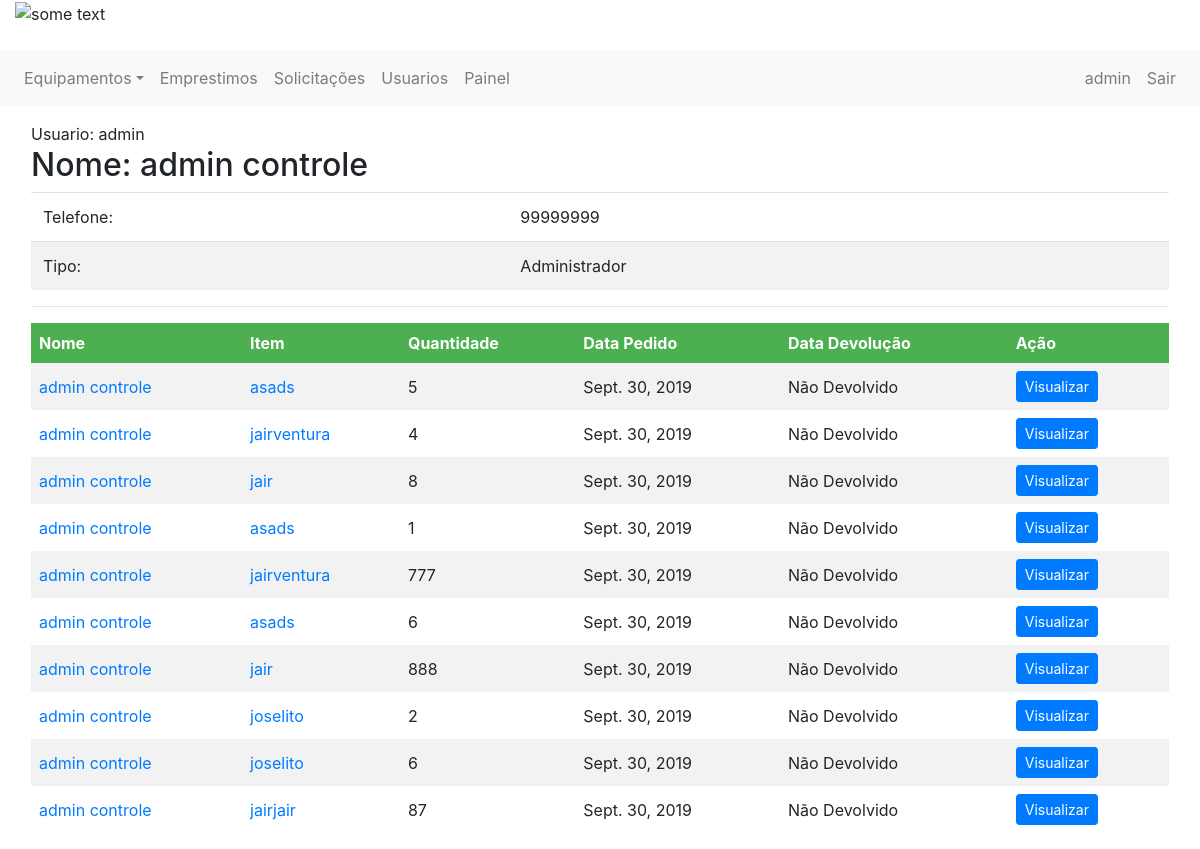
The app's page /usuario/1 (signed in), older data.
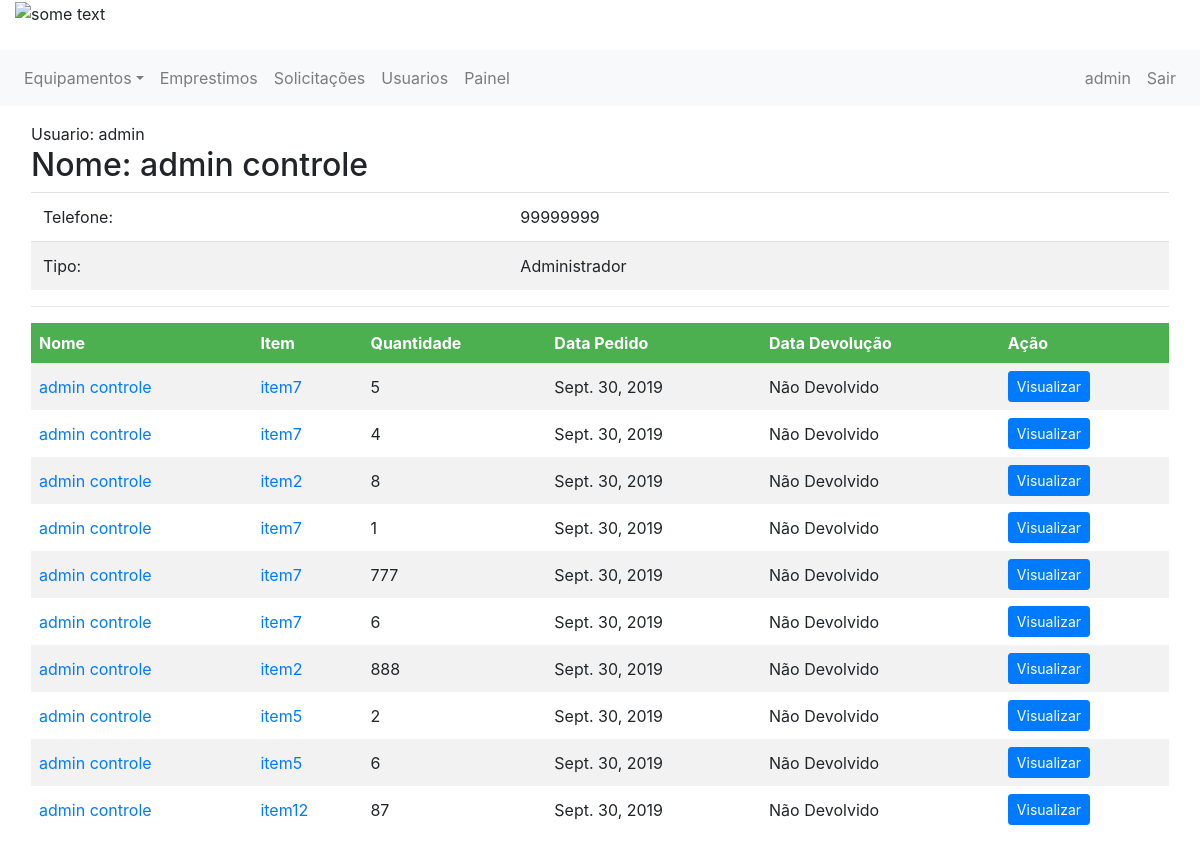
The same page, newer data.
### emprestimo/models.py (models this page shows)
class Emprestimo(models.Model):
    equipamento = models.ForeignKey(Item, on_delete=models.CASCADE, related_name='item_emprestimo')
    solicitante = models.ForeignKey(Usuario, on_delete=models.CASCADE, related_name='usuario_emprestimo')
    tipo = models.ForeignKey(TipoEstadoEmprestimo, on_delete=models.CASCADE, related_name='tipo_emprestimo')
    estado = models.BooleanField(default=0)
    descricao = models.CharField(max_length=255)
    quantidade = models.IntegerField()
    data_emprestimo = models.DateField(null=False)
    data_devolucao = models.DateField(null=True)
    mensagem_rejeitado = models.CharField(max_length=255, null=True)

### controle/models.py (models this page shows, shortened)
class Item(models.Model):
    nome = models.CharField(max_length=50)
    quantidade = models.IntegerField()
    tipo = models.ForeignKey(TipoEquipamento, on_delete=models.CASCADE)
    imagem = models.FileField(upload_to='documents/%Y/%m/%d', default='documents/1111/sem_foto.jpg')
    excluido = models.BooleanField(default=False)

class Usuario(models.Model):
    user = models.OneToOneField(User, related_name='profile', on_delete=models.CASCADE, null=True)
    telefone = models.IntegerField()
    tipo = models.ForeignKey(TipoUsuario, on_delete=models.CASCADE)

### usuarios/views.py (the view)
# urls.py: path('usuario/<int:usuario_id>', views.exibir_um_usuario, name='exibe_um_usuario'),
@login_required
def exibir_um_usuario(request, usuario_id):
    usuario = Usuario.objects.get(id=usuario_id)
    emprestimo = Emprestimo.objects.filter(solicitante=usuario_id).filter(tipo=2)
    return render(request, 'exibir.html', {'emprestimos': emprestimo, 'usuario': usuario,
                                           'user_logado': get_usuario_logado(request)})

### usuarios/views.py (called while the page is built)
def get_usuario_logado(request):
    return request.user

### usuarios/templates/exibir.html (shortened to what this page needs)
{% extends 'base.html' %}
{% block 'content' %}
   <div class="page-header">
    <span>Usuario: {{usuario.user.username}}</span>
    <h2>Nome: {{usuario.user.first_name}} {{ usuario.user.last_name }}</h2>
   </div>
    <table class="table">
        <tr>
            <td>Telefone:</td>
            <td>{{ usuario.telefone }}</td>
        </tr>
        <tr>
            <td>Tipo:</td>
            <td>{{usuario.tipo.nome}}</td>
        </tr>
    </table>
    <hr>
    <div style="overflow-y:auto; overflow-x:auto;">
    {% if emprestimos %}
      <table>
            <tr>
                <th >Nome</th>
                <th >Item</th>
                <th >Quantidade</th>
                <th >Data Pedido</th>
                <th >Data Devolução</th>
                <th >Ação</th>
            </tr>
          {% for emprestimo in emprestimos %}
              <tr>
                    <td> <a href="{% url 'exibe_um_usuario' emprestimo.solicitante.id %}"> {{emprestimo.solicitante.user.first_name }} {{emprestimo.solicitante.user.last_name}} </a> </td>
                  <td> <a href="{% url 'equipamento' emprestimo.equipamento.id %}">{{emprestimo.equipamento.nome}}</a></td>
                    <td>{{emprestimo.quantidade}}</td>
                    <td>{{emprestimo.data_emprestimo}}</td>
                    <td>{% if emprestimo.data_devolucao == none %}
                           Não Devolvido
                        {% else %}
                            {{emprestimo.data_devolucao}}
                        {% endif %} </td>
                    <td> <a class="btn btn-sm btn-primary" href="{% url 'exibir_detalhes_solicitacao' emprestimo.id %}" >Visualizar</a></td>
            </tr>
            {%endfor%}
      </table>
    {% else %}
        <p style="font-size: 20px; font-weight: bold; text-align:center">Não fez solicitações <br> :( </p>
    {% endif %}
  </div>
{% endblock %}

Row changes from the older to the newer data that the page shows:
changed through a linked row, Emprestimo (number 1 of 10 on the later page): equipamento.nome "asads" → "item7"
changed through a linked row, Emprestimo (number 2 of 10 on the later page): equipamento.nome "jairventura" → "item7"
changed through a linked row, Emprestimo (number 3 of 10 on the later page): equipamento.nome "jair" → "item2"
changed through a linked row, Emprestimo (number 4 of 10 on the later page): equipamento.nome "asads" → "item7"
changed through a linked row, Emprestimo (number 5 of 10 on the later page): equipamento.nome "jairventura" → "item7"
changed through a linked row, Emprestimo (number 6 of 10 on the later page): equipamento.nome "asads" → "item7"
changed through a linked row, Emprestimo (number 7 of 10 on the later page): equipamento.nome "jair" → "item2"
changed through a linked row, Emprestimo (number 8 of 10 on the later page): equipamento.nome "joselito" → "item5"
changed through a linked row, Emprestimo (number 9 of 10 on the later page): equipamento.nome "joselito" → "item5"
changed through a linked row, Emprestimo: equipamento.nome "jairjair" → "item12"
